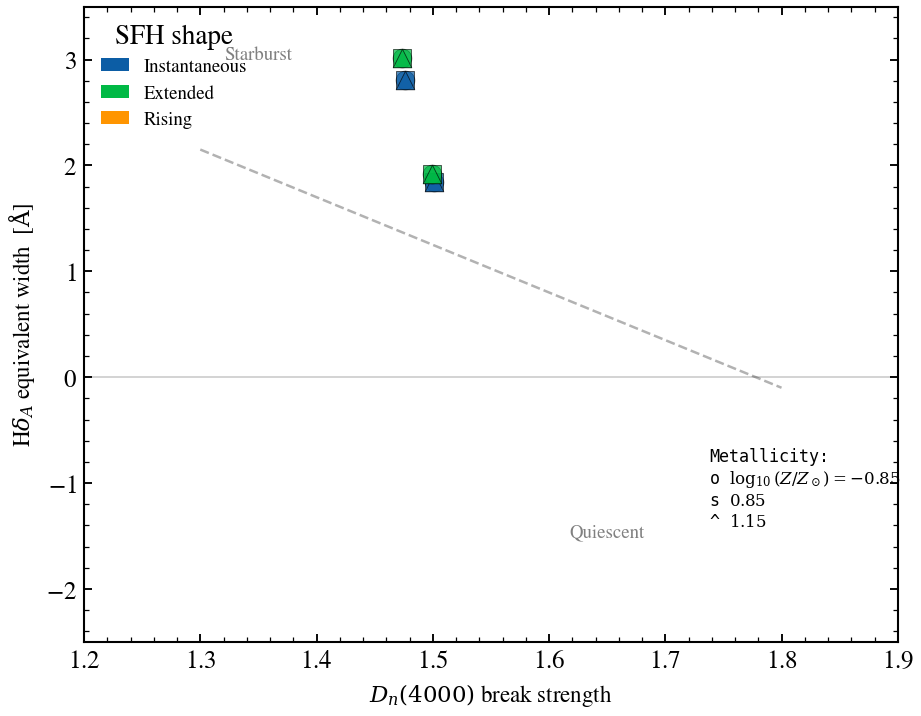

Generate this figure with Python:
"""
Kauffmann+2003 D_n(4000) vs Hδ_A Diagram
=========================================

Population diagnostics: single-burst SSP populations (3 SFH shapes × 5 ages
× 3 metallicities = 45 points) colored by SFH shape and marked by
metallicity. The Hδ_A vs D_n(4000) diagram discriminates starburst
(high Hδ_A, low D_n(4000)) from quiescent (low Hδ_A, high D_n(4000))
populations and is sensitive to recent star formation and metal enrichment.

References
----------
.. [1] Kauffmann, G., Heckman, T. M., White, S. D. M., et al. 2003,
       MNRAS, 341, 33 (D_n(4000) and Hδ_A diagnostics)
.. [2] Worthey, G., & Ottaviani, D. L. 1997, ApJS, 111, 377
       (Hδ_A window definitions)
.. [3] Balogh, M. L., Morris, S. L., Yee, H. K. C., et al. 1999,
       ApJ, 527, 54 (D_n(4000) break strength)
"""

import os

os.environ["TF_CPP_MIN_LOG_LEVEL"] = "2"  # suppress XLA/PjRt C++ INFO+WARNING logs

import warnings

import jax
import matplotlib.pyplot as plt
import numpy as np

import tengri
from tengri.analysis.plotting import setup_style

setup_style()
warnings.filterwarnings("ignore", message=".*BakedInBackend.*")

# Physical constants
C_AA_PER_S = 2.998e18  # Speed of light in Angstrom/s


def _compute_d4000(wave, l_nu):
    """Compute D_n(4000) break strength per Balogh+1999.

    D_n(4000) = mean flux at 4000-4100 Å / mean flux at 3850-3950 Å.

    Parameters
    ----------
    wave : ndarray
        Rest-frame wavelength [Angstrom].
    l_nu : ndarray
        Monochromatic luminosity [erg/s/Hz].

    Returns
    -------
    float
        D_n(4000) break strength.
    """
    blue = (wave >= 3850) & (wave <= 3950)
    red = (wave >= 4000) & (wave <= 4100)
    return float(np.mean(l_nu[red]) / np.mean(l_nu[blue]))


def _compute_hdelta_a(wave, l_nu):
    """Compute Hδ_A absorption equivalent width per Worthey+1997.

    Hδ_A defined as rest equivalent width in the 4080-4120 Å window,
    subtending the H-delta Balmer line at 4101.7 Å.

    Parameters
    ----------
    wave : ndarray
        Rest-frame wavelength [Angstrom].
    l_nu : ndarray
        Monochromatic luminosity [erg/s/Hz].

    Returns
    -------
    float
        Hδ_A equivalent width [Angstrom]. Negative for absorption
        (post-starburst), positive for emission (HII).
    """
    # Define window (Worthey & Ottaviani 1997)
    line = (wave >= 4080) & (wave <= 4120)
    cont_blue = (wave >= 4050) & (wave <= 4080)
    cont_red = (wave >= 4120) & (wave <= 4170)

    # Convert L_nu to F_lambda for equivalent width calculation
    f_lam = l_nu * C_AA_PER_S / wave**2

    # Continuum estimate via linear interpolation
    if cont_blue.sum() > 0 and cont_red.sum() > 0:
        lam_blue = np.mean(wave[cont_blue])
        lam_red = np.mean(wave[cont_red])
        f_blue = np.mean(f_lam[cont_blue])
        f_red = np.mean(f_lam[cont_red])
        slope = (f_red - f_blue) / (lam_red - lam_blue)
        cont = f_blue + slope * (wave[line] - lam_blue)
    else:
        cont = np.mean(f_lam[line])

    # Equivalent width: sum of (1 - F_line / F_cont) × delta_lambda
    if line.sum() > 0:
        delta = wave[line][1] - wave[line][0] if line.sum() > 1 else 1.0
        ew = float(np.sum((1.0 - f_lam[line] / np.maximum(cont, 1e-30)) * delta))
    else:
        ew = 0.0

    return ew


ssp = tengri.load_ssp("fsps_prsc_miles_chabrier")  # Cue needs bare-stellar SSP

# Three SFH widths under tsnorm, scanned over age and Z. tsnorm accepts
# peak_lbt_gyr so the inner loop can vary the burst lookback time.
sfh_shapes = [
    ("instantaneous", {"type": "tsnorm", "width_gyr": 0.05, "log_total_mass": 10.0,
                        "skew": 0.0, "trunc": 13.5}),
    ("extended",      {"type": "tsnorm", "width_gyr": 0.50, "log_total_mass": 10.0,
                        "skew": 0.0, "trunc": 13.5}),
    ("rising",        {"type": "tsnorm", "width_gyr": 0.30, "log_total_mass": 10.0,
                        "skew": 1.5, "trunc": 13.5}),
]
ages_gyr = np.array([0.5, 1.0, 2.0, 4.0, 5.5])  # avoid SSP step at 6 Gyr (#299)
metallicities = np.array([-0.5, 0.0, 0.3])  # log10(Z/Zsun)

n_pop = len(sfh_shapes) * len(ages_gyr) * len(metallicities)
d4000 = np.empty(n_pop)
hdelta_a = np.empty(n_pop)
sfh_shape_idx = np.empty(n_pop, dtype=int)
metallicity_idx = np.empty(n_pop, dtype=int)

idx = 0
for shape_i, (shape_name, sfh_dict) in enumerate(sfh_shapes):
    for age in ages_gyr:
        for met_i, z_sun in enumerate(metallicities):
            # Build model with this configuration
            # Use a single-burst-like SFH with varying peak age
            sfh = {
                **sfh_dict,
                "peak_lbt_gyr": age,  # Lookback time to burst
            }
            dust = {"type": "two_component", "*": tengri.FIXED, "tau_bc": 0.0, "tau_diff": 0.0}
            neb = {"type": "cue", "*": tengri.FIXED}

            model = tengri.SEDModel.build(
                ssp,
                sfh=sfh,
                dust=dust,
                neb=neb,
                redshift=tengri.Fixed(0.05),  # avoid #290 (NaN at z=0)
            )

            # Sample baseline parameters
            baseline = dict(model.spec.sample(jax.random.PRNGKey(idx)))

            # Override metallicity (convert from absolute to relative log10(Z/Zsun))
            LOG10_ZSUN = -1.8477  # Asplund 2009
            baseline["neb_logz_gas"] = z_sun - LOG10_ZSUN
            baseline["dust_logz_solar"] = z_sun - LOG10_ZSUN

            # Predict spectrum at R~2000 resolution (~150 km/s at 4000 Å)
            # Use a narrow rest-frame window covering D4000 and Hδ_A
            wave_rest = np.linspace(3800, 4200, 320)  # ~1.25 Å resolution ≈ 95 km/s

            # Get rest-frame SED
            pred = model.predict_rest_sed(baseline)
            wave = np.asarray(pred.wavelength)
            l_nu = np.asarray(pred.sed)

            # Extract D4000 and Hδ_A
            d4000[idx] = _compute_d4000(wave, l_nu)
            hdelta_a[idx] = _compute_hdelta_a(wave, l_nu)

            sfh_shape_idx[idx] = shape_i
            metallicity_idx[idx] = met_i

            idx += 1

# Plot Kauffmann+2003 diagram
fig, ax = plt.subplots(figsize=(7.0, 5.5))

# Define colors for SFH shapes and markers for metallicity
colors = ["C0", "C1", "C2"]
labels_shape = ["Instantaneous", "Extended", "Rising"]
markers = ["o", "s", "^"]
labels_met = [r"$\log_{10}(Z/Z_\odot) = -0.85$", r"$0.85$", r"$1.15$"]

# Plot each combination
for shape_i in range(len(sfh_shapes)):
    for met_i in range(len(metallicities)):
        mask = (sfh_shape_idx == shape_i) & (metallicity_idx == met_i)
        ax.scatter(
            d4000[mask],
            hdelta_a[mask],
            color=colors[shape_i],
            marker=markers[met_i],
            s=80,
            alpha=0.7,
            edgecolors="k",
            linewidths=0.4,
            label=f"{labels_shape[shape_i]}, {labels_met[met_i]}" if shape_i == 0 else "",
        )

# Annotations for quiescent/starburst regions
ax.text(1.65, -1.5, "Quiescent", fontsize=9, color="0.5", ha="center")
ax.text(1.35, 3.0, "Starburst", fontsize=9, color="0.5", ha="center")

# Mark the Kauffmann+2003 dividing line approximately
d4000_div = np.linspace(1.3, 1.8, 50)
hdelta_div = 8.0 - 4.5 * d4000_div  # Approximate linear divider
ax.plot(d4000_div, hdelta_div, "k--", alpha=0.3, lw=1.2, label="Kauffmann+2003 divider")

ax.set_xlabel(r"$D_n(4000)$ break strength", fontsize=11)
ax.set_ylabel(r"H$\delta_A$ equivalent width  [$\mathrm{\AA}$]", fontsize=11)
ax.axhline(0, color="0.8", lw=0.8, zorder=0)
ax.set_xlim(1.2, 1.9)
ax.set_ylim(-2.5, 3.5)

# Legend for shapes (compact)
from matplotlib.patches import Patch

legend_patches = [Patch(facecolor=colors[i], label=labels_shape[i]) for i in range(len(sfh_shapes))]
ax.legend(handles=legend_patches, loc="upper left", fontsize=9, title="SFH shape")

# Add marker legend for metallicity as text annotations
fig.text(
    0.72,
    0.25,
    "Metallicity:\n"
    + "\n".join([f"{m} {l}" for m, l in zip(markers, labels_met)]),
    fontsize=8,
    family="monospace",
)

plt.savefig("plot_d4000_hdelta_diagram.png", dpi=150, bbox_inches="tight")
